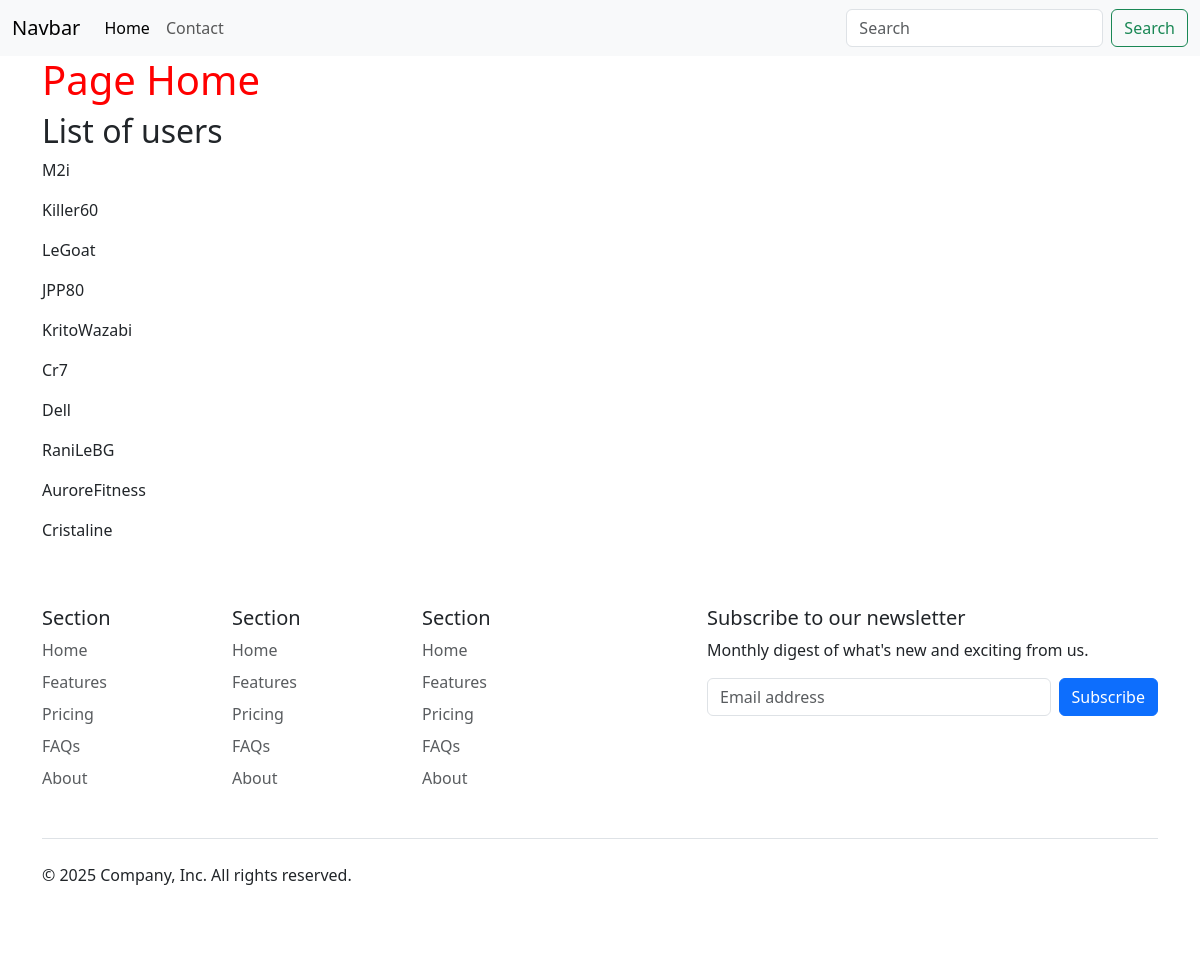
The page / on the database its author committed.
### tables this page shows
CREATE TABLE `user`
(
    id         INT PRIMARY KEY AUTO_INCREMENT,
    email      VARCHAR(255) NOT NULL UNIQUE,
    username   VARCHAR(255) NOT NULL UNIQUE,
    password   VARCHAR(255) NOT NULL,
    created_at DATETIME DEFAULT CURRENT_TIMESTAMP,
    updated_at DATETIME DEFAULT CURRENT_TIMESTAMP ON UPDATE CURRENT_TIMESTAMP
);

### src/Core/Controller.php (called while the page is built, shortened)
<?php
abstract class Controller
{
    protected function render(string $view, array $params = []): void
    {
        extract($params);
        require dirname(__DIR__) . '/../template/' . $view . '.php';
        $contentFile = ob_get_clean();
        require dirname(__DIR__) . '/../template/layout.php';
    }
}

### src/Controller/HomeController.php (called while the page is built, shortened)
<?php
class HomeController extends Controller
{
    public function index(): void
    {
        $userRepository = new UserRepository();
        $users = $userRepository->findAll();
        $this->render('home', [
            'title' => 'Page Home',
            'users' => $users
        ]);
    }
}

### public/index.php (called while the page is built, shortened)
<?php
App::run();

### src/Core/Database.php (called while the page is built, shortened)
<?php
class Database extends PDO
{
    public function __construct()
    {
        $username = 'formation';
        $password = 'paris';
        $host = '127.0.0.1';
        $port = 3306;
        $dbName = 'php_poo';
        $dsn = "mysql:host=$host;port=$port;dbname=$dbName";
        $options = [
            PDO::ATTR_ERRMODE => PDO::ERRMODE_EXCEPTION,
            PDO::ATTR_DEFAULT_FETCH_MODE => PDO::FETCH_ASSOC,
            PDO::ATTR_EMULATE_PREPARES => false,
        ];
    }
}

### src/Repository/UserRepository.php (called while the page is built, shortened)
<?php
class UserRepository
{
    private Database $db;
    public function __construct()
    {
        $this->db = new Database();
    }
    public function findAll(): array
    {
        $query = $this->db->prepare("SELECT * FROM user");
        $query->execute();
        return $query->fetchAll();
    }
}

### template/home.php (the view)
<h1><?= $title ?></h1>
<h2>List of users</h2>
<?php foreach ($users as $user): ?>
    <p><?= $user['username'] ?></p>
<?php endforeach ?>

### src/Core/App.php (shortened to what this page needs)
<?php
class App
{
    public static function run(): void
    {
        $path = parse_url($_SERVER['REQUEST_URI'], PHP_URL_PATH) ?? '/';
        $routes = [
            '/' => [\App\Controller\HomeController::class, 'index'],
            '/contact' => [\App\Controller\ContactController::class, 'contact'],
            '/product' => [\App\Controller\ProductController::class, 'index'],
            '/product/new' => [\App\Controller\ProductController::class, 'new'],
            '/product/{id}/edit' => [\App\Controller\ProductController::class, 'edit'],
            '/product/{slug}/{id}' => [\App\Controller\ProductController::class, 'show'],
            '/product/{id}/delete' => [\App\Controller\ProductController::class, 'delete']
        ];
        if (isset($routes[$path])) {
            [$controllerClass, $methodName] = $routes[$path];
            (new $controllerClass())->$methodName();
            return;
        }
    }
}

### template/layout.php (shortened to what this page needs)
<!doctype html>
<html lang="en">
<head>
    <link rel="stylesheet" href="assets/css/reset.css">
    <link rel="stylesheet" href="assets/css/main.css">
    <link href="https://cdn.jsdelivr.net/npm/bootstrap@5.3.8/dist/css/bootstrap.min.css" rel="stylesheet"
>
</head>
<body>
<?php require 'partials/_navbar.php' ?>
<main class="container">
    <?= $contentFile ?>
</main>
<?php require 'partials/_footer.php' ?>
</body>
</html>

### template/partials/_navbar.php (shortened to what this page needs)
<header>
    <nav class="navbar navbar-expand-lg bg-body-tertiary">
        <div class="container-fluid">
            <a class="navbar-brand" href="/">Navbar</a>
            <div class="collapse navbar-collapse" id="navbarSupportedContent">
                <ul class="navbar-nav me-auto mb-2 mb-lg-0">
                    <li class="nav-item">
                        <a class="nav-link active" aria-current="page" href="/">Home</a>
                    </li>
                    <li class="nav-item">
                        <a class="nav-link" href="/contact">Contact</a>
                    </li>
                </ul>
                <form class="d-flex" role="search">
                    <input class="form-control me-2" type="search" placeholder="Search" aria-label="Search"/>
                    <button class="btn btn-outline-success" type="submit">Search</button>
                </form>
            </div>
        </div>
    </nav>
</header>

### template/partials/_footer.php (shortened to what this page needs)
<footer class="container py-5">
    <div class="row">
        <div class="col-6 col-md-2 mb-3">
            <h5>Section</h5>
            <ul class="nav flex-column">
                <li class="nav-item mb-2"><a href="#" class="nav-link p-0 text-body-secondary">Home</a></li>
                <li class="nav-item mb-2"><a href="#" class="nav-link p-0 text-body-secondary">Features</a></li>
                <li class="nav-item mb-2"><a href="#" class="nav-link p-0 text-body-secondary">Pricing</a></li>
                <li class="nav-item mb-2"><a href="#" class="nav-link p-0 text-body-secondary">FAQs</a></li>
                <li class="nav-item mb-2"><a href="#" class="nav-link p-0 text-body-secondary">About</a></li>
            </ul>
        </div>
        <div class="col-6 col-md-2 mb-3">
            <h5>Section</h5>
            <ul class="nav flex-column">
                <li class="nav-item mb-2"><a href="#" class="nav-link p-0 text-body-secondary">Home</a></li>
                <li class="nav-item mb-2"><a href="#" class="nav-link p-0 text-body-secondary">Features</a></li>
                <li class="nav-item mb-2"><a href="#" class="nav-link p-0 text-body-secondary">Pricing</a></li>
                <li class="nav-item mb-2"><a href="#" class="nav-link p-0 text-body-secondary">FAQs</a></li>
                <li class="nav-item mb-2"><a href="#" class="nav-link p-0 text-body-secondary">About</a></li>
            </ul>
        </div>
        <div class="col-6 col-md-2 mb-3">
            <h5>Section</h5>
            <ul class="nav flex-column">
                <li class="nav-item mb-2"><a href="#" class="nav-link p-0 text-body-secondary">Home</a></li>
                <li class="nav-item mb-2"><a href="#" class="nav-link p-0 text-body-secondary">Features</a></li>
                <li class="nav-item mb-2"><a href="#" class="nav-link p-0 text-body-secondary">Pricing</a></li>
                <li class="nav-item mb-2"><a href="#" class="nav-link p-0 text-body-secondary">FAQs</a></li>
                <li class="nav-item mb-2"><a href="#" class="nav-link p-0 text-body-secondary">About</a></li>
            </ul>
        </div>
        <div class="col-md-5 offset-md-1 mb-3">
            <form><h5>Subscribe to our newsletter</h5>
                <p>Monthly digest of what's new and exciting from us.</p>
                <div class="d-flex flex-column flex-sm-row w-100 gap-2"> <input id="newsletter1" type="email" class="form-control"
                                               placeholder="Email address">
                    <button class="btn btn-primary" type="button">Subscribe</button>
                </div>
            </form>
        </div>
    </div>
    <div class="d-flex flex-column flex-sm-row justify-content-between py-4 my-4 border-top">
        <p>© 2025 Company, Inc. All rights reserved.</p>
        <ul class="list-unstyled d-flex">
            <li class="ms-3"><a class="link-body-emphasis" href="#" aria-label="Instagram">
                    <svg class="bi" width="24" height="24">
                        <use xlink:href="#instagram"></use>
                    </svg>
                </a>
            </li>
            <li class="ms-3"><a class="link-body-emphasis" href="#" aria-label="Facebook">
                    <svg class="bi" width="24" height="24" aria-hidden="true">
                        <use xlink:href="#facebook"></use>
                    </svg>
                </a>
            </li>
        </ul>
    </div>
</footer>

### public/assets/css/main.css (style rules this page uses)
body h1 { color: red; }

### rows shown on the page
user: username "M2i"
user: username "Killer60"
user: username "LeGoat"
user: username "JPP80"
user: username "KritoWazabi"
user: username "Cr7"
user: username "Dell"
user: username "RaniLeBG"
user: username "AuroreFitness"
user: username "Cristaline"

### other values the page prints
$title "Page Home"
